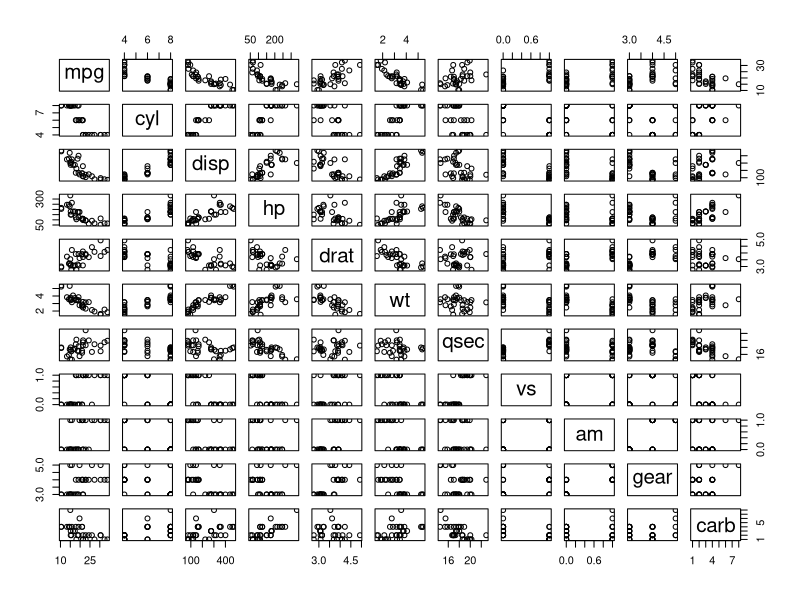
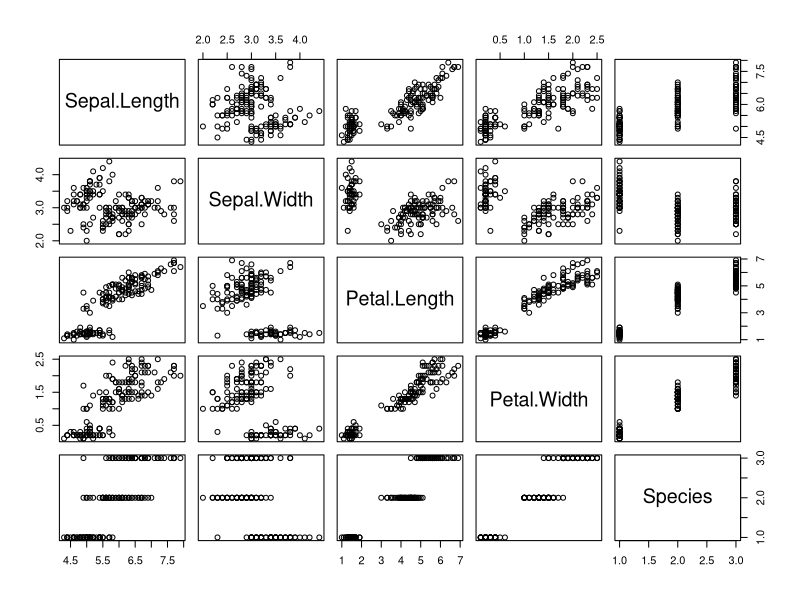
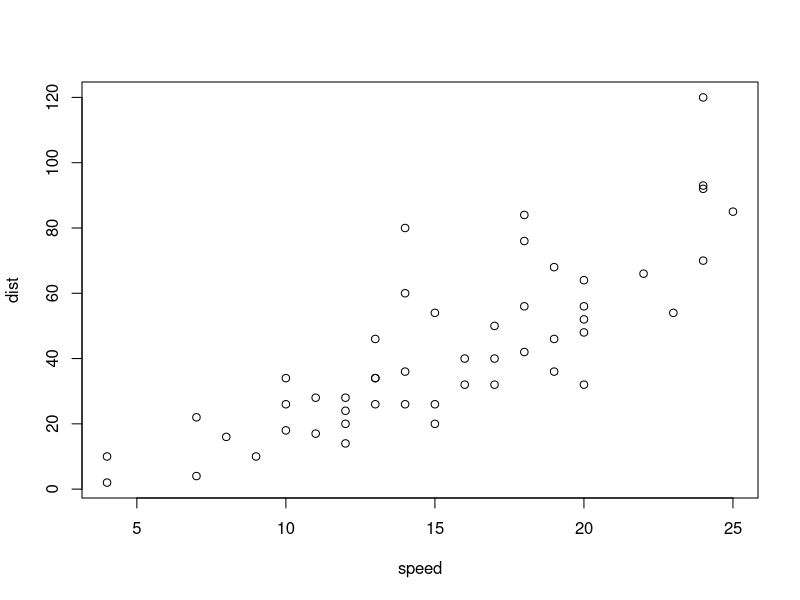

Write R code to recreate these figures, in order.
## ---- chunk 1
require(psych)
require(tidyverse)

head_tail <- function (df, n = 3) {
  psych::headTail(df, top = n, bottom = n) %>% knitr::kable()
}
## ---- chunk 2
iris %>% head_tail()
## ---- chunk 3
plot(mtcars)
## ---- chunk 4
plot(iris)
## ---- chunk 5

## ---- chunk 6

## ---- chunk 7
plot(cars)
